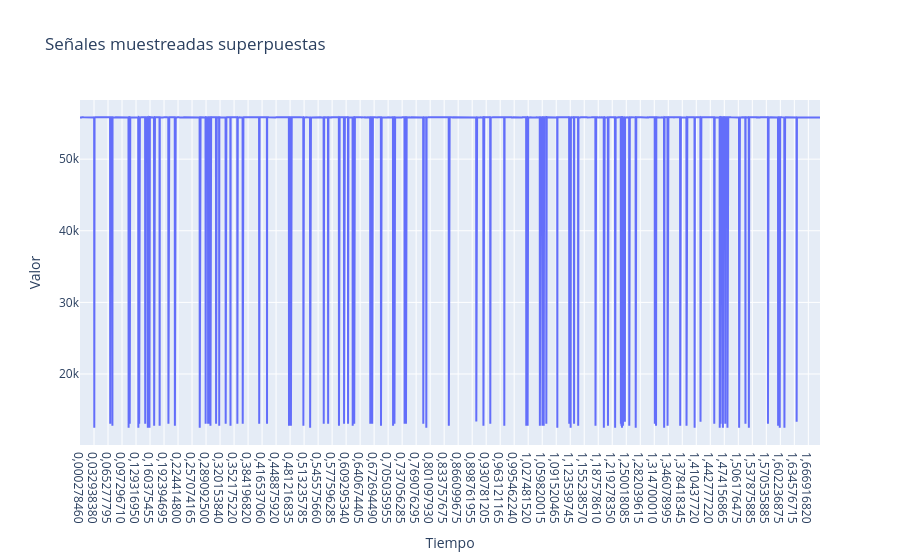

Notebook code cell kept with this figure:
### Code cell
fig = go.Figure()


# Agregamos cada señal como un trazo
fig.add_trace(go.Scatter(x = resultados_tiempos[1], y=new_arr1, mode='lines', name='Señal 1'))

# Opciones de layout
fig.update_layout(
    title='Señales muestreadas superpuestas',
    xaxis_title='Tiempo',
    yaxis_title='Valor',
    hovermode='x unified'
)

fig.show()

### Figure 1 — Plotly figure (JSON) as saved in the notebook; plotly's stock layout.template omitted (floating-point values rounded to 4 significant figures; data arrays with more than 128 entries replaced by an {"elided": "..."} marker saying what was removed)
{"data": [{"mode": "lines", "name": "Señal 1", "type": "scatter", "x": {"elided": "5390 str values"}, "y": {"elided": "5390 int values"}}], "layout": {"hovermode": "x unified", "title": {"text": "Señales muestreadas superpuestas"}, "xaxis": {"title": {"text": "Tiempo"}}, "yaxis": {"title": {"text": "Valor"}}}}
